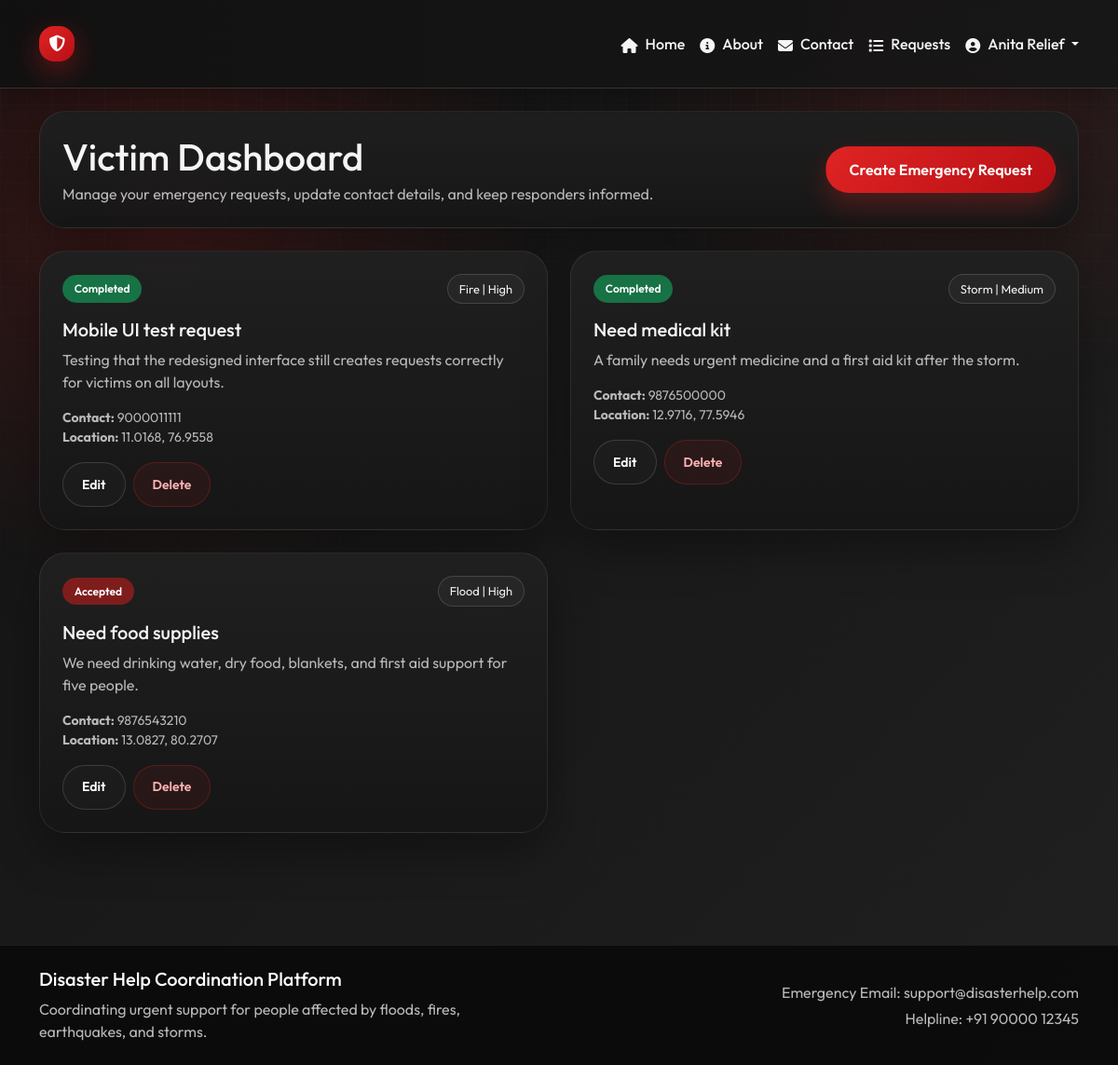
Before: /dashboard (signed in) with the older database file.
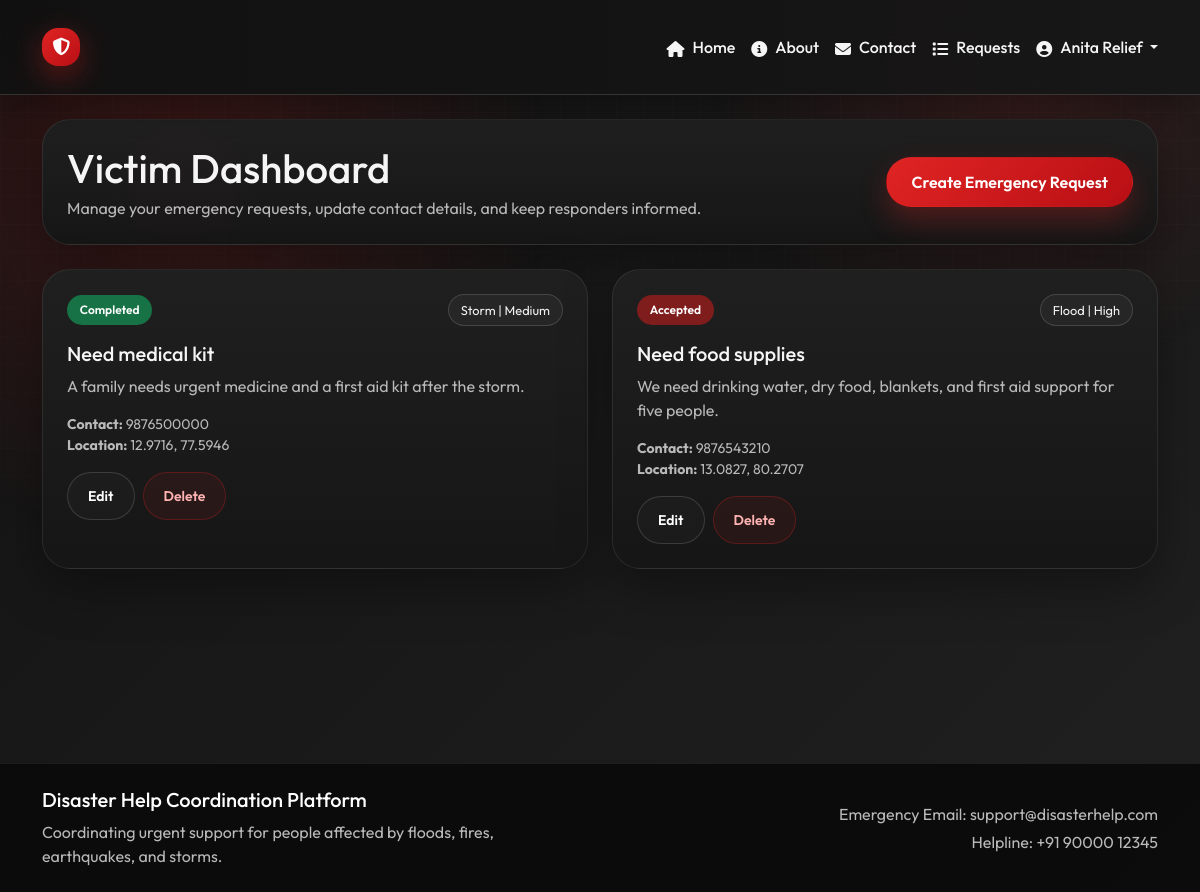
After: the same page with the newer database file.
### models.py (models this page shows)
class Request(db.Model):
    __tablename__ = "requests"
    id = db.Column(db.Integer, primary_key=True)
    title = db.Column(db.String(150), nullable=False)
    description = db.Column(db.Text, nullable=False)
    disaster_type = db.Column(db.String(30), nullable=False)
    urgency = db.Column(db.String(20), nullable=False)
    latitude = db.Column(db.Float, nullable=False)
    longitude = db.Column(db.Float, nullable=False)
    contact = db.Column(db.String(20), nullable=False)
    status = db.Column(db.String(20), nullable=False, default="Pending")
    created_at = db.Column(db.DateTime, nullable=False, default=datetime.utcnow)
    created_by = db.Column(db.Integer, db.ForeignKey("users.id"), nullable=False)
    volunteer_actions = db.relationship(
        "VolunteerAction",
        backref="request",
        lazy=True,
        cascade="all, delete-orphan",
    )

### app.py (the view, shortened to what this page needs)
@app.route("/dashboard")
@login_required
def dashboard():
    if current_user.is_admin():
        return redirect(url_for("admin_dashboard"))
    user_requests = (
        Request.query.filter_by(created_by=current_user.id)
        .order_by(Request.created_at.desc())
        .all()
    )
    return render_template("dashboard.html", user_requests=user_requests)

### app.py (called while the page is built)
@login_manager.user_loader
def load_user(user_id):
    return User.query.get(int(user_id))

@app.context_processor
def inject_helpers():
    def badge_class(status):
        status_map = {
            "Pending": "warning",
            "Accepted": "primary",
            "Completed": "success",
        }
        return status_map.get(status, "secondary")
    return {"badge_class": badge_class}

### models.py (called while the page is built)
    def is_admin(self):
        return self.role.lower() == "admin"

### templates/dashboard.html (shortened to what this page needs)
{% extends "base.html" %}
{% block content %}
<section class="mb-4">
    <div class="dashboard-header">
        <div>
            <h1 class="mb-1">Victim Dashboard</h1>
            <p class="mb-0 dashboard-copy">Manage your emergency requests, update contact details, and keep responders informed.</p>
        </div>
        <a href="{{ url_for('create_request') }}" class="btn btn-accent px-4">Create Emergency Request</a>
    </div>
</section>
<section class="mb-5">
    <div class="row g-4">
        {% for item in user_requests %}
            <div class="col-lg-6">
                <div class="request-card h-100">
                    <div class="card-topline">
                        <span class="badge text-bg-{{ badge_class(item.status) }}">{{ item.status }}</span>
                        <span class="chip-label">{{ item.disaster_type }} | {{ item.urgency }}</span>
                    </div>
                    <h3 class="h5">{{ item.title }}</h3>
                    <p class="card-copy">{{ item.description }}</p>
                    <div class="small card-meta mb-3">
                        <div><strong>Contact:</strong> {{ item.contact }}</div>
                        <div><strong>Location:</strong> {{ item.latitude }}, {{ item.longitude }}</div>
                    </div>
                    <div class="d-flex flex-wrap gap-2">
                        <a href="{{ url_for('edit_request', request_id=item.id) }}" class="btn btn-outline-light btn-sm">Edit</a>
                        <form method="POST" action="{{ url_for('delete_request', request_id=item.id) }}">
                            <button type="submit" class="btn btn-danger-soft btn-sm">Delete</button>
                        </form>
                    </div>
                </div>
            </div>
        {% endfor %}
    </div>
</section>
{% endblock %}

Changed rows visible on the page:
removed Request: status "Completed", disaster_type "Fire", urgency "High", title "Mobile UI test request", description "Testing that the redesigned interface still creates requests correctly for victims on all layouts.", contact "9000011111", latitude "11.0168", longitude "76.9558"
